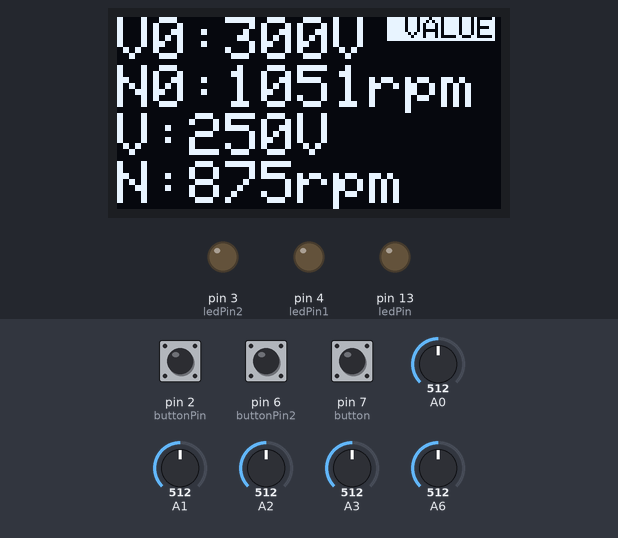
Recording of a sketch running on a simulated Arduino Nano, built with avr-gcc and run on an emulated ATmega328P. Shown: 128×64 one-colour display, output pins drawn as LEDs (lit = HIGH). Inputs (shaded band) come from the test bench; at power-on: pin 7 (button) HIGH, pin 6 (buttonPin2) HIGH, pin 2 (buttonPin) HIGH, A6 = 512, A0 = 512, A1 = 512, A2 = 512, A3 = 512. What the sketch prints to the serial monitor is not drawn.

Above: at 1.2 s.
1.3 s: pin 7 (button) pulled LOW for 0.15 s
At 2.1 s:
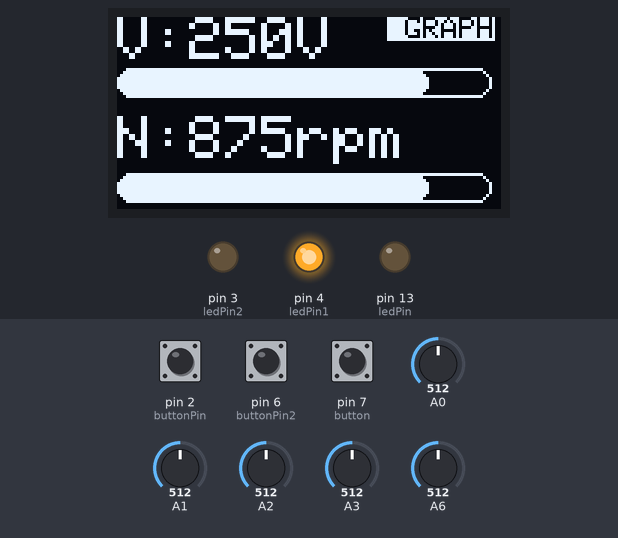
3.0 s: pin 6 (buttonPin2) pulled LOW for 0.15 s
At 4.1 s:
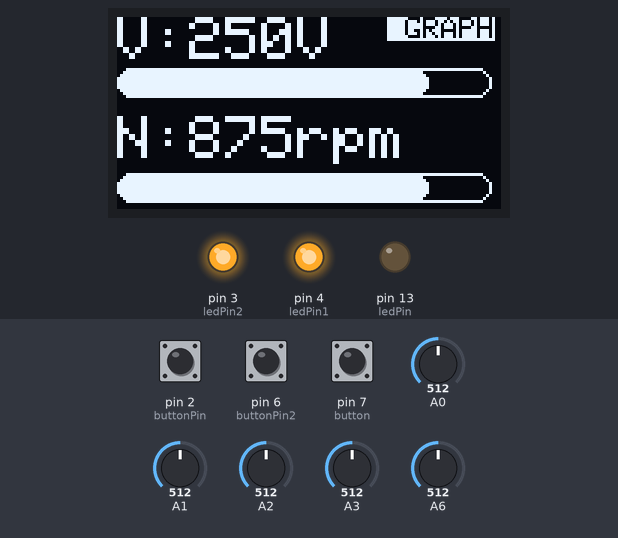
4.7 s: pin 2 (buttonPin) pulled LOW for 1 s
At 7.4 s:
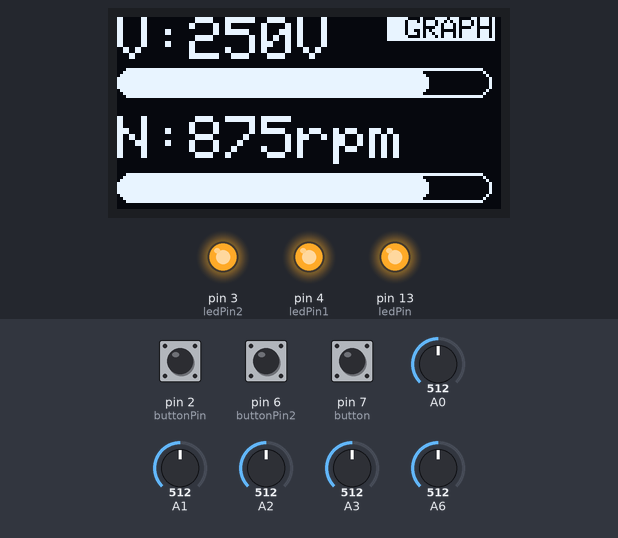
7.7 s: pin 6 (buttonPin2) pulled LOW for 1 s
At 9.9 s:
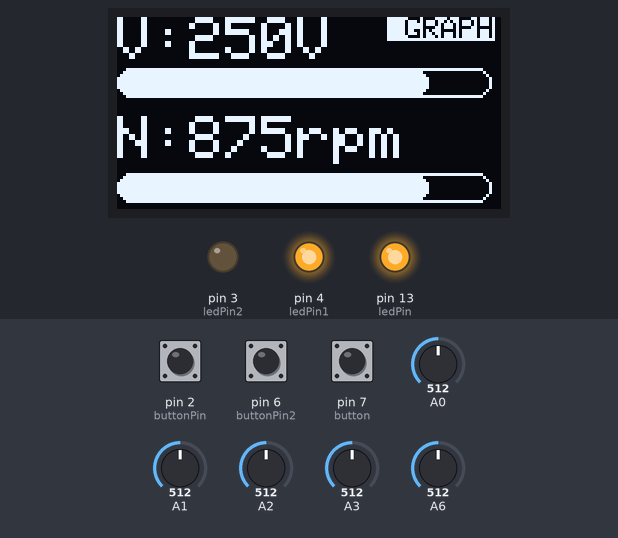
10.2 s: A6 set to 716
At 11.5 s:
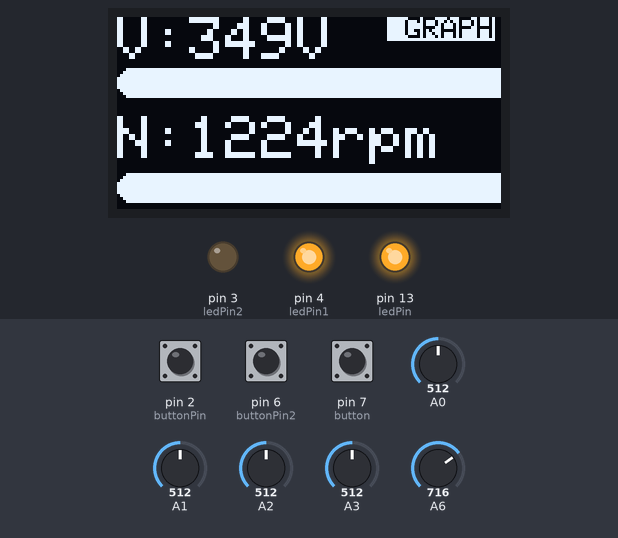
12.0 s: pin 7 (button) pulled LOW for 1 s
At 14.9 s:
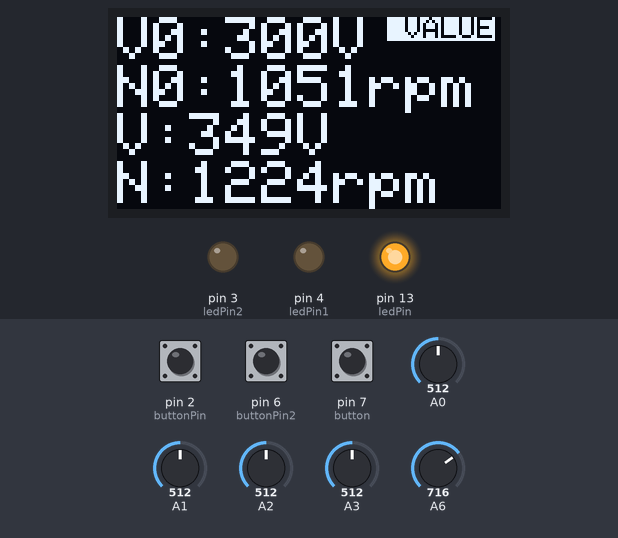
Timing chart, 0 to 16.0 s (numbered marks = the images above; inputs shaded):
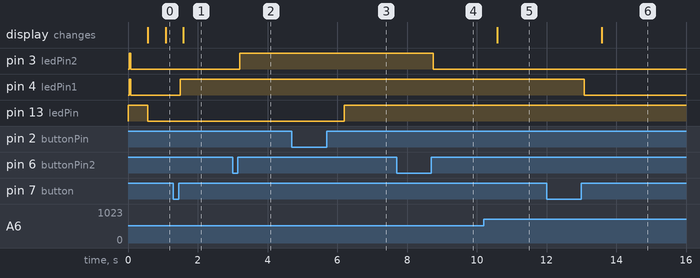

Measured:
- after the input at 1.3 s, pin 4 (ledPin1): LOW → HIGH after 0.20 s; the display: changes after 0.28 s (image 1)
- after the input at 3.0 s, pin 3 (ledPin2): LOW → HIGH after 0.20 s
- after the input at 4.7 s, pin 13 (ledPin): LOW → HIGH after 1.5 s
- after the input at 7.7 s, pin 3 (ledPin2): HIGH → LOW after 1.1 s
- after the input at 10.2 s, the display: changes after 0.38 s (image 5)
- after the input at 12.0 s, pin 4 (ledPin1): HIGH → LOW after 1.1 s; the display: changes after 1.6 s (image 6)

The sketch:

main.2.ino
```cpp
#include <SPI.h>
#include <Wire.h>
#include <Adafruit_GFX.h>
#include <Adafruit_SSD1306.h>
Adafruit_SSD1306 display(-1);
#include <SoftwareSerial.h>  // remove the inverted commas after you copy the code to the IDE
SoftwareSerial BT(10, 11);

float No_load_voltage = 0;
float No_load_speed = 0;
float load_voltage = 0;
float load_speed = 0;
//default value
float No_load_voltaged = 250;
float No_load_speedd = 1200;
float load_voltaged = 0;
float load_speedd = 0;

float a0;
float a1;
float a2;
float a3;
float a6;
float ra0;
float ra1;
float ra2;
float ra3;
int var = 1;
int button = 7;
String value;
int value_pot0;
int value_pot1;
int value_pot2;
int value_pot3;

//debounce variable
const int buttonPin = 2;
const int ledPin = 13;
const int ledPin1 = 4;
const int ledPin2 = 3;
int ledState = HIGH;
int buttonState;
int lastButtonState = LOW;
unsigned long lastDebounceTime = 0;
unsigned long debounceDelay = 500; //for stable switch

int buttonPin1 = 7; //value and graph changing switch
int buttonPin2=6; //default value set switch
int ledState1 = 1;     //lcd graph or value (0 for first showing value)
int ledState2 = 1;
int buttonState1;
int buttonState2;
int lastButtonState1 = LOW;
int lastButtonState2 = LOW;
unsigned long lastDebounceTime1 = 0;
unsigned long lastDebounceTime2 = 0;
unsigned long debounceDelay1 = 50;
unsigned long debounceDelay2 = 50;

//delay variable code
unsigned long previousMillis = 0;
const long interval = 500;


void setup() {
  Serial.begin(9600);
  BT.begin(9600);
  pinMode(button, INPUT_PULLUP);
  //debounce setup
  pinMode(buttonPin, INPUT_PULLUP);
  pinMode(buttonPin1, INPUT_PULLUP);
  pinMode(buttonPin2, INPUT_PULLUP);
  pinMode(ledPin, OUTPUT);
   pinMode(ledPin1, OUTPUT);
     pinMode(ledPin2, OUTPUT);
  digitalWrite(ledPin, ledState);
  display.begin(SSD1306_SWITCHCAPVCC, 0x3C);
}

void loop() {

  //stability button code
  int reading = digitalRead(buttonPin);
  if (reading != lastButtonState) {
    lastDebounceTime = millis();
  }
  if ((millis() - lastDebounceTime) > debounceDelay) {
    if (reading != buttonState) {
      buttonState = reading;
      if (buttonState == HIGH) {
        ledState = !ledState;
      }
    }
  }
  digitalWrite(ledPin, ledState);
  lastButtonState = reading;


// value and graph changing code
  int reading1 = digitalRead(buttonPin1);
  if (reading1 != lastButtonState1) {
    // reset the debouncing timer
    lastDebounceTime1 = millis();
  }
  if ((millis() - lastDebounceTime1) > debounceDelay1) {
    if (reading1 != buttonState1) {
      buttonState1 = reading1;
      if (buttonState1 == HIGH) {
        ledState1 = !ledState1;
      }
    }
  }
    digitalWrite(ledPin1, ledState1);
  lastButtonState1 = reading1;


// default button code
  int reading2 = digitalRead(buttonPin2);
  if (reading2 != lastButtonState2) {
    // reset the debouncing timer
    lastDebounceTime2 = millis();
  }
  if ((millis() - lastDebounceTime2) > debounceDelay2) {
    if (reading2 != buttonState2) {
      buttonState2 = reading2;
      if (buttonState2 == HIGH) {
        ledState2 = !ledState2;
      }
    }
  }
    digitalWrite(ledPin2, ledState2);
  lastButtonState2 = reading2;


  //data taking part site
  if (ledState == 0)
  {
    ra0 = analogRead(A0);
    ra1 = analogRead(A1);
    ra2 = analogRead(A2);
    ra3 = analogRead(A3);
  }

  a0 = ra0;
  a1 = ra1;
  a2 = ra2;
  a3 = ra3;
  a6 = analogRead(A6);
  No_load_speed = a2;

  //calculation part
  a0 = a0 * (5.0 / 1023.0);
  a1 = a1 * (100.0 / 1023.0);
  No_load_voltage = (a0 * 100) + a1;
  a2 = a2 * (20.0 / 1023.0);
  a3 = a3 * (100.0 / 1023.0);
  load_voltage = a6 * (500.0 / 1023.0);
  No_load_speed = (a2 * 100.0) + a3;
  load_speed = (load_voltage / No_load_voltage) * No_load_speed;

  //print part
  unsigned long currentMillis = millis();
  if (currentMillis - previousMillis >= interval) {
    previousMillis = currentMillis;
    Serial.print("no load voltage: ");
    Serial.print((int)No_load_voltage);
    Serial.println(" V");
    Serial.print("no load Speed: ");
    Serial.print((int)No_load_speed);
    Serial.println(" rpm");
    Serial.print("Load voltage: ");
    Serial.print((int)load_voltage);
    Serial.println(" V");
    Serial.print("Load Speed: ");
    Serial.print((int)load_speed);
    Serial.println(" rpm\n");

    value_pot0 = No_load_voltage;
    value_pot1 = No_load_speed;
    value_pot2 = load_voltage;
    value_pot3 = load_speed;
    //value = (String) value_pot0 + "," + (String) value_pot1 + "," + (String) value_pot2 + "," + (String) value_pot3;
    //    value=33,22,44,55;
    //    BT.println(value);


    BT.print(value_pot0); //send distance to MIT App
    BT.print(";");
    BT.print(value_pot1); //send distance to MIT App
    BT.print(";");//BT.println
    BT.print(value_pot2); //send distance to MIT App
    BT.print(";");
    BT.print(value_pot3); //send distance to MIT App
    BT.println(";");//BT.println

    switch (ledState1) {
      case 0:
        //olid value part
        display.clearDisplay();
        display.setTextSize(1);
        display.setTextColor(BLACK, WHITE);
        display.setCursor(90, 0);
        display.print(" VALUE");


        display.setTextSize(2);
        display.setTextColor(WHITE);
        display.setCursor(0, 0);
        display.print("V0:");
        display.print((int)No_load_voltage);
        display.println("V");

        display.print("N0:");
        display.print((int)No_load_speed);
        display.println("rpm");

        display.print("V:");
        display.print((int)load_voltage);
        display.println("V");

        display.print("N:");
        display.print((int)load_speed);
        display.println("rpm");
        display.display();
        break;
      case 1:

        int a = map((int)load_voltage, 0, (int)No_load_voltage, 0, 125);
        int b = map((int)load_speed, 0, (int)No_load_speed, 0, 125);
        display.clearDisplay();

        display.setTextSize(1);
        display.setTextColor(BLACK, WHITE);
        display.setCursor(90, 0);
        display.print(" GRAPH");

        display.setTextSize(2);
        display.setTextColor(WHITE);
        display.setCursor(0, 0);
        display.print("V:");
        display.print((int)load_voltage);
        display.println("V");

        display.setTextSize(1);
        display.setTextColor(WHITE);
        display.drawRoundRect(0, 17, 125, 10, 8, WHITE);//x,y,w,h
        display.setTextSize(1);
        display.setTextColor(WHITE);
        display.fillRoundRect(0, 17, b , 10, 8, WHITE);

        display.setTextSize(2);
        display.setTextColor(WHITE);
        display.setCursor(0, 33);
        display.print("N:");
        display.print((int)load_speed);
        display.println("rpm");

        display.setTextSize(1);
        display.setTextColor(WHITE);
        display.drawRoundRect(0, 52, 125, 10, 8, WHITE);//x,y,w,h
        display.setTextSize(1);
        display.setTextColor(WHITE);
        display.fillRoundRect(0, 52, a , 10, 8, WHITE);
        display.display();
        break;
      default:
        break;
    }
  }
}

//ok
```
